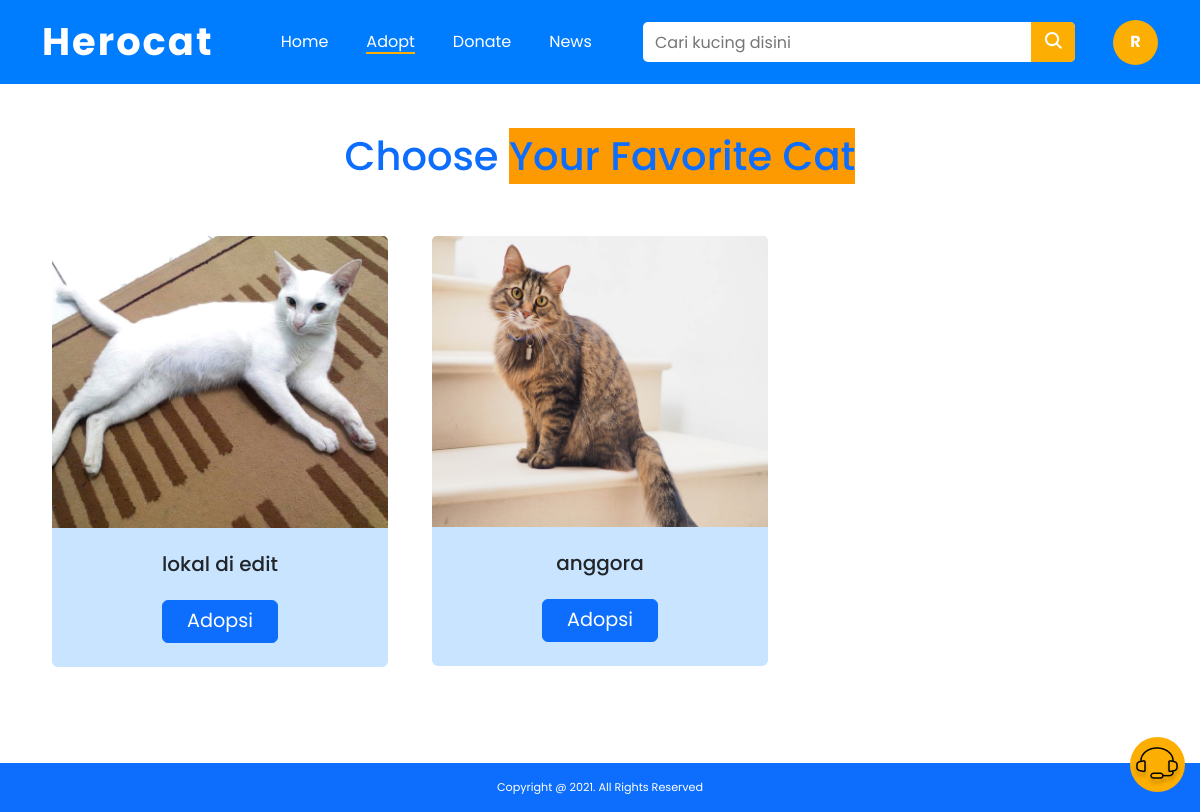
Screenshot of /adopsi.php (signed in) with the database file from the repository.
### tables this page shows
CREATE TABLE `user` (
  `id_user` int(11) NOT NULL,
  `username` varchar(200) DEFAULT NULL,
  `password` varchar(300) DEFAULT NULL,
  `gmail` text DEFAULT NULL,
  `level` varchar(20) DEFAULT NULL,
  `tanggal` timestamp NOT NULL DEFAULT current_timestamp() ON UPDATE current_timestamp()
);

CREATE TABLE `kucing` (
  `id_kucing` int(11) NOT NULL,
  `jenis_kucing` varchar(50) NOT NULL,
  `deskripsi_kucing` text NOT NULL,
  `stok` int(11) NOT NULL,
  `gambar` text NOT NULL
);

### partial/profile-inisial.php (called while the page is built)
<?php
 $id = $_SESSION["id"];
 $query = mysqli_query($conn, "SELECT * FROM user WHERE id_user = $id");
 $user = mysqli_fetch_assoc($query);
 $nama = $user["username"];

### function/function.php (called while the page is built, shortened)
<?php
$conn = mysqli_connect("localhost", "root", "", "herocat");
function tampil($sql)
{
  global $conn;
  $query = mysqli_query($conn, $sql);
  $rows = [];
  while ($row = mysqli_fetch_assoc($query)) {
    $rows[] = $row;
  }
  return $rows;
}

### adopsi.php (the view, shortened to what this page needs)
<?php
    require_once('function/function.php');
    $cats = tampil("SELECT * FROM kucing ORDER BY id_kucing DESC");
    require_once('partial/nav-adopt.php');
    require_once('partial/cs.php')
?>
<div class="container py-5">
    <h1 class="text-center text-primary">Choose <span style="background-color: #FE9A01;"> Your Favorite Cat</span></h1>
    <div class="row">
        <?php foreach($cats as $cat) :?>
        <div class="col-12 col-md-6 col-lg-4 mt-5">
            <div class="card" style="width: 21rem; margin:auto; background-color:#C9E4FF; border:0">
                <img src="assets/adopsi/<?=$cat["gambar"]?>" class="card-img-top" alt="...">
                <div class="card-body text-center py-4">
                    <h5 class="card-title mb-4"><?=$cat["jenis_kucing"]?></h5>
                    <a href="detail-adopsi.php?id=<?=$cat["id_kucing"]?>" class="btn btn-primary px-4" style="font-size: 1.2rem;">Adopsi</a>
                </div>
            </div>
        </div>
        <?php endforeach?>
    </div>
</div>
<?php
require_once('partial/footer.php');
?>

### partial/nav-adopt.php (shortened to what this page needs)
<?php
    require_once('function/function.php');
    require_once('partial/profile-inisial.php');
?>
<!DOCTYPE html>
<html>
<head>
    <link rel="stylesheet" href="lib/node_modules/bootstrap/dist/css/bootstrap.css">
    <link rel="stylesheet" href="css/nav.css">
    <link rel="stylesheet" href="css/index.css">
    <link rel="stylesheet" href="https://unpkg.com/aos@next/dist/aos.css" />
</head>
<body>
    <nav class="navbar navbar-expand-lg navbar-dark">
        <div class="container-fluid">
            <a class="navbar-brand logo" href="index.php">Herocat</a>
            <div class="collapse navbar-collapse" id="navbarNavAltMarkup">
                <div class="navbar-nav mx-auto">
                    <a class="nav-item text-decoration-none" href="index.php">Home</a>
                    <a class="nav-item text-decoration-none active" href="adopsi.php">Adopt</a>
                    <a class="nav-item text-decoration-none" href="donasi.php">Donate</a>
                    <a class="nav-item text-decoration-none" href="news.php">News</a>
                </div>
                <form action="" method="POST">
                    <div class="cari">
                        <input type="text" name="cari" placeholder="Cari kucing disini" autocomplete="off">
                        <button type="submit" class="btn" name="btn-cari">
                            <ion-icon name="search" class="icon"></ion-icon>
                        </button>
                    </div>
                </form>
                <div class="profile">
                    <a href="user/profile.php" class="text-decoration-none">
                    <?php echo strtoupper(substr($nama,0,1))?>
                    </a>
                </div>
            </div>
        </div>
    </nav>

### css/nav.css (style rules this page uses)
body { font-family: "Poppins", sans-serif; overflow-x: hidden; }
html { overflow-x: hidden; scroll-behavior: smooth; }
:root { --kuning: #fdae02; --putih: #fff; --biru: #007cfe; --hoverbiru: #0772e2; --hoverkuning: #ffb71b; }
.navbar { background-color: var(--biru); }
.navbar .logo { font-size: 1.4rem; font-weight: 700; letter-spacing: 1px; }
.navbar .nav-item { color: var(--putih); margin: 15px auto; font-size: 1.1rem; }
.navbar form .cari { display: flex; justify-content: center; margin: 15px auto; position: relative; }
.navbar form .cari input { height: 40px; width: 95%; border: 0; border-radius: 5px; padding: 0 12px; }
.navbar form button { background-color: var(--kuning); border: none; position: absolute; right: 6px; font-size: 1.3rem; color: var(--putih); height: 40px; border-radius: 0 5px 5px 0; }
.navbar .profile { width: 55px; height: 55px; display: flex; justify-content: center; text-align: center; border-radius: 100px; background-color: var(--kuning); margin: 0 auto; margin-top: 35px; margin-bottom: 15px; }
.navbar .profile a { color: var(--putih); display: flex; flex-direction: column; justify-content: center; font-weight: 700; }
@media (min-width:1023px) { .navbar { padding: 7px 30px; } }
@media (min-width:1023px) { .navbar .logo { font-size: 2.4rem; letter-spacing: 2px; } }
@media (min-width:1023px) { .navbar .nav-item { margin: 0 19px; font-size: 1rem; } }
@media (min-width:1023px) { .navbar .nav-item:hover::after, .navbar .nav-item.active::after { content: ''; display: block; border: 1px solid var(--kuning); margin-top: -2px; animation: nav-item 1s forwards; } }
@media (min-width:1023px) { .navbar form .cari { margin-right: 130px; width: 92%; } }
@media (min-width:1023px) { .navbar form .cari input { height: 40px; width: 225%; border: 0; border-radius: 5px; padding: 0 12px; } }
@media (min-width:1023px) { .navbar form button { position: absolute; right: 0; } }
@media (min-width:1023px) { .navbar .profile { width: 45px; height: 45px; margin: 0; margin-top: 0; margin-bottom: 0; } }

### css/index.css (style rules this page uses)
body { font-family: "Poppins", sans-serif; overflow-x: hidden; }
html { overflow-x: hidden; scroll-behavior: smooth; }
:root { --kuning: #fdae02; --putih: #fff; --biru: #007cfe; --hoverbiru: #0772e2; --hoverkuning: #ffb71b; --birumuda: #C9E4FF; }

### rows the page displays
user: username "R"
kucing: gambar (picture), jenis_kucing "lokal di edit"
kucing: gambar (picture), jenis_kucing "anggora"
